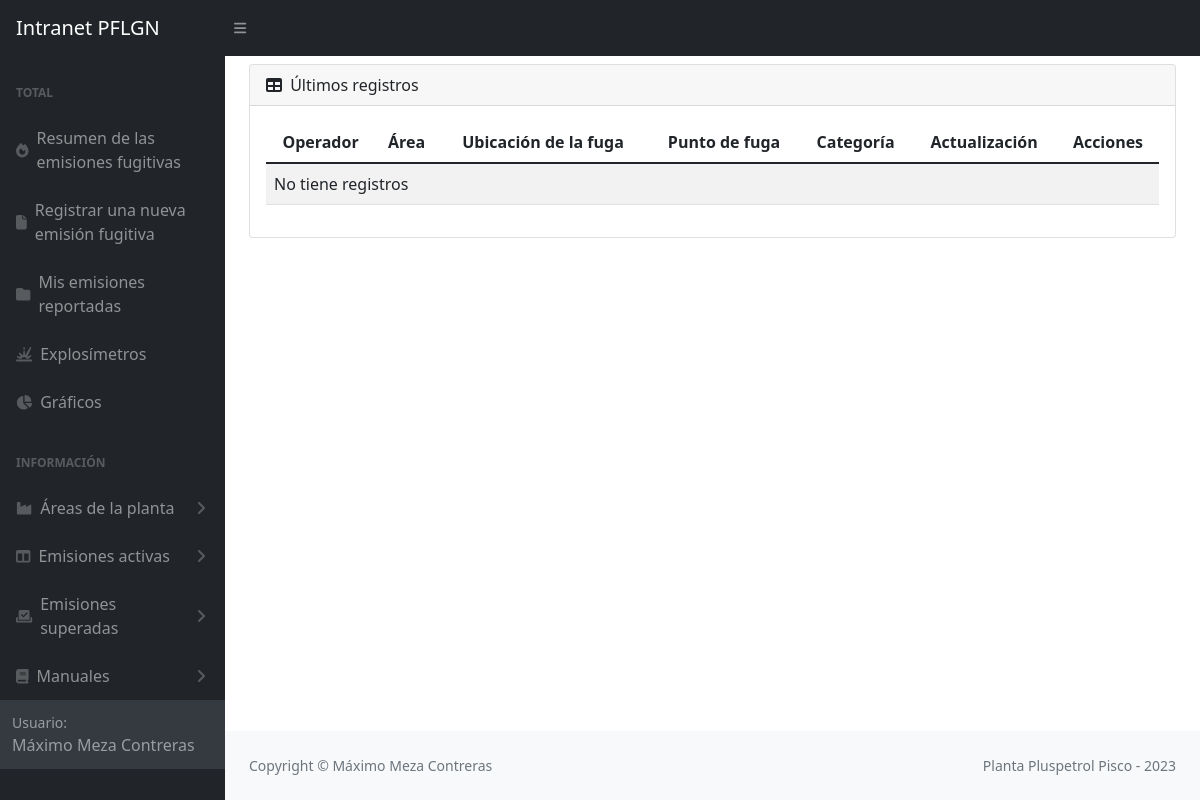
Before: /listaMisReportes/ (signed in) with the older database file.
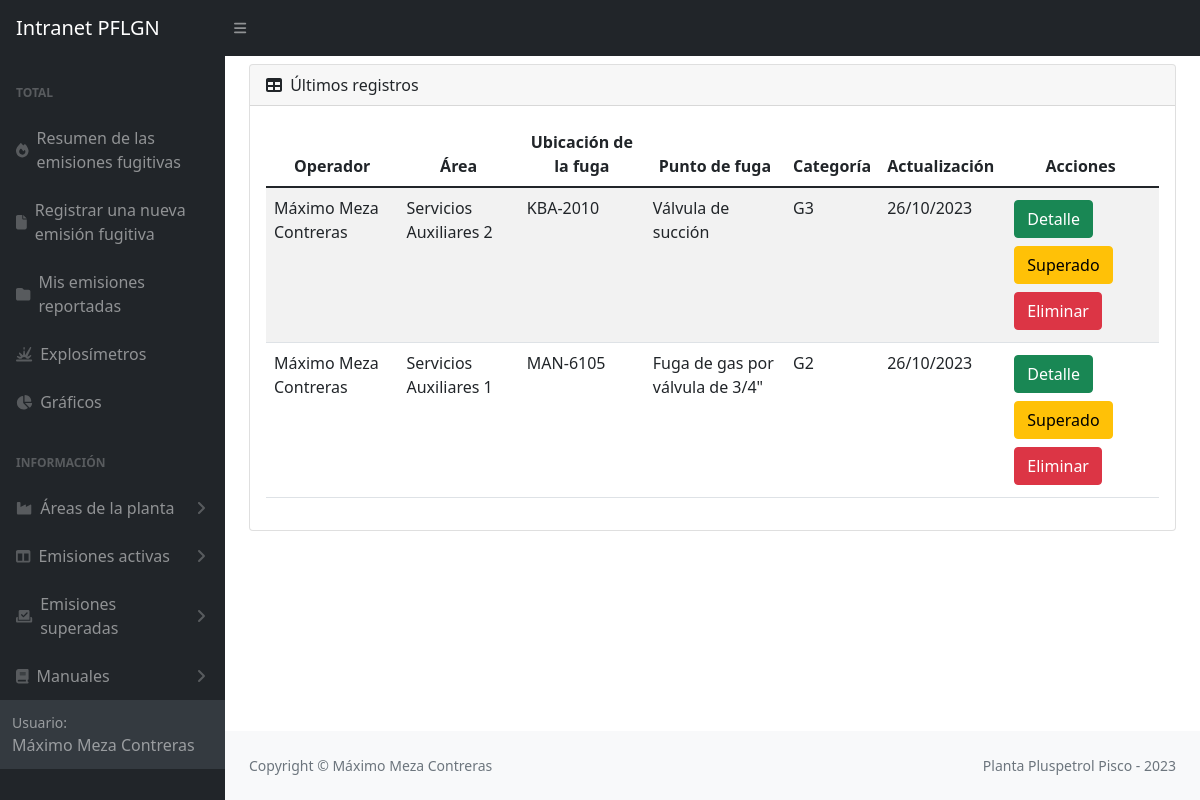
After: the same page with the newer database file.
### emisiones/models.py (models this page shows, shortened)
class Emision(models.Model):
    site = models.CharField(max_length=20, choices=SITE_CHOICES, default='Pisco')
    yacimiento = models.CharField(max_length=100, choices=YACIMIENTO_CHOICES, default='Pisco')
    area = models.CharField(max_length=100)
    sistema = models.CharField(max_length=100)
    ubicacion = models.TextField(max_length=200)
    fuga = models.TextField(max_length=300)
    fluido = models.CharField(max_length=100)
    sustancia = models.CharField(max_length=100)
    componente = models.CharField(max_length=100)
    instalacion = models.CharField(max_length=100)
    tamAccesorio = models.CharField(max_length=100)
    medicion = models.PositiveIntegerField()
    medicion15 = models.CharField(max_length=100)
    presion = models.CharField(max_length=100)
    ciclado = models.CharField(max_length=50)
    ignicion = models.CharField(max_length=50)
    localizacion = models.CharField(max_length=50)
    usuario = models.ForeignKey(User, on_delete=models.SET_NULL, null=True)
    fechaReporte = models.DateField()
    updated_at = models.DateTimeField(null=True)
    created_at = models.DateField(auto_now_add=True,null=True)
    emisionSuperada = models.BooleanField(default=False)
    FCF = models.PositiveSmallIntegerField(null=True)
    categoria = models.CharField(max_length=10, null=True)
    imagen = models.ImageField(upload_to='imagenesEmisiones', null=True)

### emisiones/views.py (the view)
# urls.py: path('listaMisReportes/', views.userEmisiones, name='listaMisReportes'),
@login_required
def userEmisiones(request):
    Emisiones = Emision.objects.filter(usuario=request.user).order_by('-updated_at')
    return render (request, 'userEmisiones.html',{'Emisiones' : Emisiones})

### emisiones/templates/userEmisiones.html (shortened to what this page needs)
{% extends 'partials/_barraLateralEmisiones.html' %}
{% block content %}
<div class="container mt-2">
    <main>
        <div class="card mb-4">
            <div class="card-header">
                <i class="fas fa-table me-1"></i>
                Últimos registros
            </div>
            <div class="card-body">
                <table class="table table-striped table-responsive" id="datatablesSimple">
                    <thead>
                        <tr>
                            <th>Operador</th>
                            <th>Área</th>
                            <th>Ubicación de la fuga</th>
                            <th>Punto de fuga</th>
                            <th>Categoría</th>
                            <th>Actualización</th>
                            <th>Acciones</th>
                        </tr>
                    </thead>
                    <tbody>
                        {% for Emision in Emisiones %}
                        <tr>
                            <td>{{Emision.usuario.first_name}} {{Emision.usuario.last_name}} </td>
                            <td>{{Emision.area}}</td>
                            <td>{{Emision.ubicacion}}</td>
                            <td>{{Emision.fuga}}</td>
                            <td>{{Emision.categoria}}</td>
                            <td>{{Emision.created_at|date:'d/m/Y'}}</td>
                            <td>
                                <button type="button" class="btn btn-success m-1"><a style="color: white; text-decoration:none"  href="{% url 'detalleEmisiones' Emision.id %}">Detalle</a></button>
                                <button type="button" class="btn btn-warning m-1"><a style="color: black; text-decoration:none"  href="#">Superado</a></button>
                                <form id='formEliminarEmision' action="{% url 'eliminarEmisiones' Emision.id %}" method="post">
                                    <button type="button" class="btn btn-danger m-1"><a style="color: white; text-decoration:none"  href="{% url 'eliminarEmisiones' Emision.id %}">Eliminar</a></button>
                                </form>
                            </td>
                        </tr>
                        {% empty %}
                            <td colspan="7">No tiene registros</td>
                        {% endfor %}
                    </tbody>
                </table>
            </div>
        </div>
    </main>
{% endblock %}

Changed rows visible on the page:
added Emision: usuario.first_name "Máximo", usuario.last_name "Meza Contreras", area "Servicios Auxiliares 2", ubicacion "KBA-2010", fuga "Válvula de succión", categoria "G3", created_at "26/10/2023"
added Emision: usuario.first_name "Máximo", usuario.last_name "Meza Contreras", area "Servicios Auxiliares 1", ubicacion "MAN-6105", fuga "Fuga de gas por válvula de 3/4\"", categoria "G2", created_at "26/10/2023"
Other visible differences:
text no longer shown: "No tiene registros"
